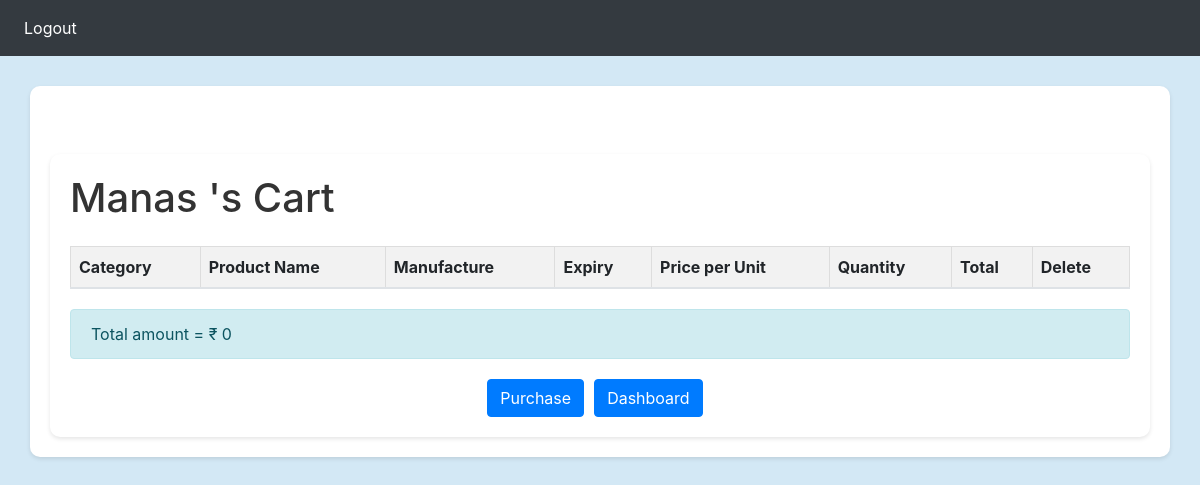
Page /usercart/1 on the earlier database version.
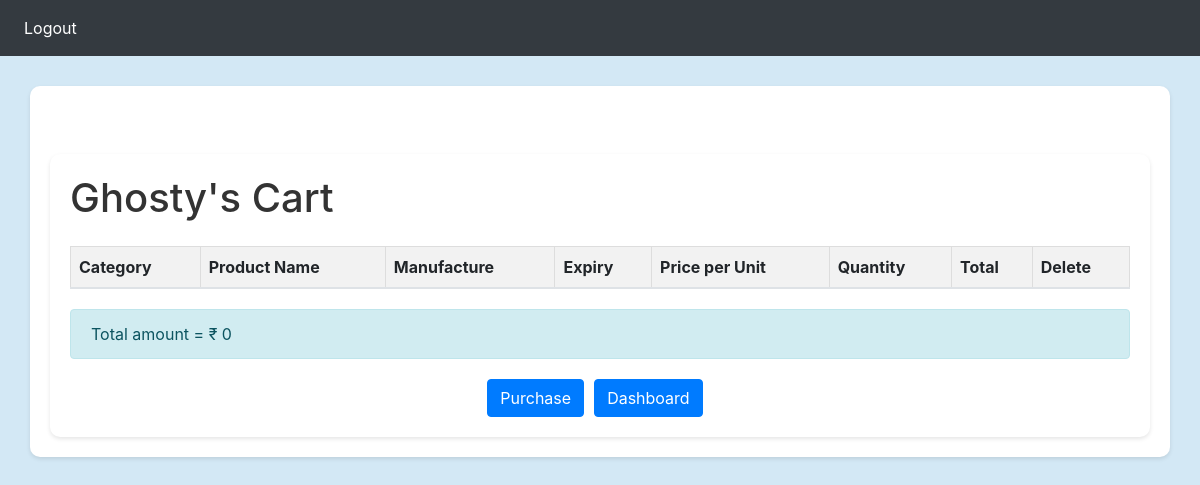
Same page on the later database version.
### GroceryWebapp/models.py (models this page shows)
class User(db.Model, UserMixin):
    id = db.Column(db.Integer, primary_key=True)  # Primary key for the user
    email = db.Column(db.String(150), unique=True)  # User's email address
    password = db.Column(db.String(150))  # User's password
    first_name = db.Column(db.String(150))  # User's first name
    Place = db.Column(db.String(150))  # User's place of residence

### GroceryWebapp/main.py (the view)
@main.route("/usercart/<int:userid>", methods=["GET", "POST"])
def usercart(userid):
    cartdata = Cart.query.filter_by(cart_user_id=userid).all()
    user = User.query.get_or_404(userid)
    usercartrecord = Cart.query.filter_by(cart_user_id=userid).all()
    totalprice = 0
    for i in usercartrecord:
        totalprice = totalprice + (i.cart_amount)
    return render_template(
        "cart.html", cartdata=cartdata, user=user, totalprice=totalprice
    )

### GroceryWebapp/templates/cart.html (shortened to what this page needs)
{% extends "base.html" %}
{% block head %}
  {{ super() }}
{% endblock %}
{% block nav %}
<nav class="navbar navbar-expand-lg navbar-dark bg-dark">
  <div id="navbar">
    <div class="navbar-nav">
      <a class="nav-item nav-link" id="home" href="/">Logout</a>
    </div>
  </div>
</nav>
{% endblock %}
{% block content %}
{% if purchbool != True %}
<div class="container mt-5">
  <h1>{{ user.first_name }}'s Cart</h1>
  <table class="table mt-4">
    <thead>
      <tr>
        <th>Category</th>
        <th>Product Name</th>
        <th>Manufacture</th>
        <th>Expiry</th>
        <th>Price per Unit</th>
        <th>Quantity</th>
        <th>Total</th>
        <th>Delete</th>
      </tr>
    </thead>
  </table>
  <div class="alert alert-info" role="alert">
    Total amount = ₹ {{ totalprice}}
  </div>
  <div class="buttons">
    <a href="{{ url_for('main.purchase', userid=user.id) }}" class="btn btn-primary">Purchase</a>
    <a href="{{ url_for('main.userhome', userid=user.id) }}" class="btn btn-primary">Dashboard</a>
  </div>
</div>
{% endif %}
{% endblock %}

Differences in the rows shown:
changed User: first_name "Manas" → "Ghosty"
